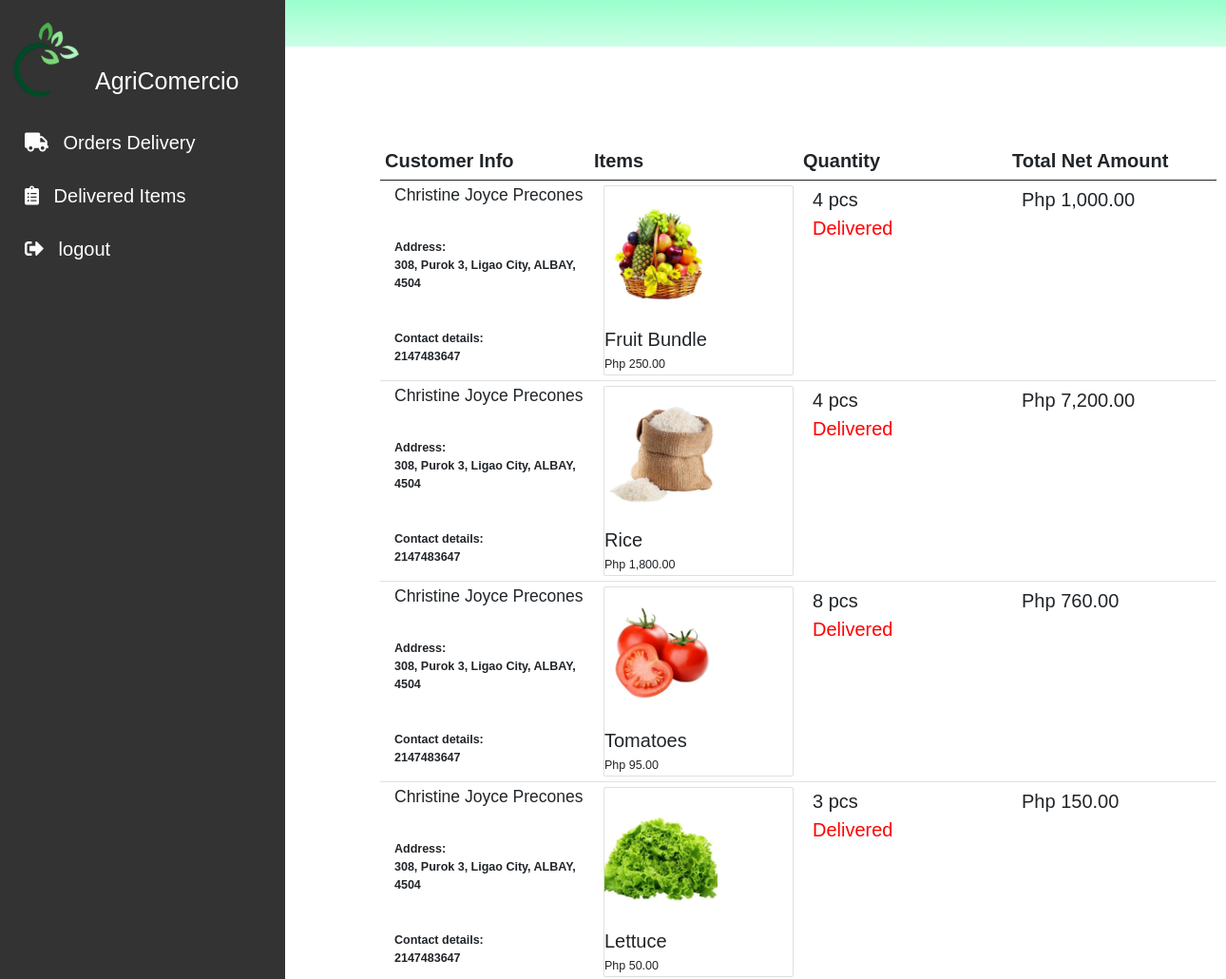
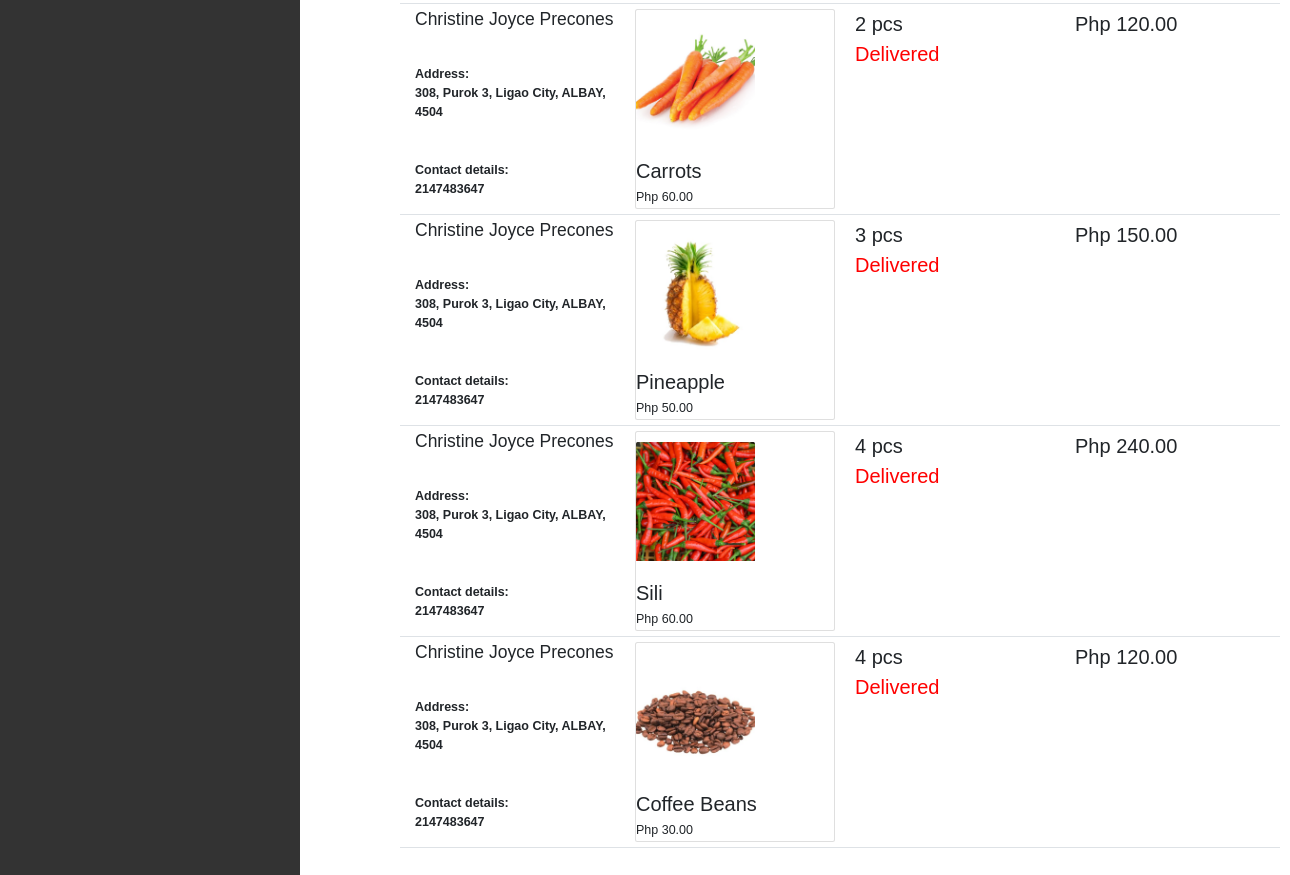
Screenshot of /shipper/order_history.php with the database file from the repository (2 pictures, top to bottom).
### tables this page shows
CREATE TABLE `orders` (
  `order_id` int(11) NOT NULL,
  `order_number` varchar(64) NOT NULL,
  `user_ref_num` varchar(128) NOT NULL COMMENT 'for customer',
  `item_id` int(11) NOT NULL,
  `user_id` varchar(64) NOT NULL COMMENT 'for seller',
  `item_qty` int(255) NOT NULL,
  `net_amt` int(255) NOT NULL,
  `status` varchar(1) NOT NULL DEFAULT 'P',
  `tracking_order_status` varchar(1) NOT NULL DEFAULT 'P',
  `date_ordered` date NOT NULL DEFAULT current_timestamp()
);

CREATE TABLE `user_info` (
  `user_info_id` int(11) NOT NULL,
  `user_fullname` varchar(128) NOT NULL,
  `user_ref_num` varchar(64) NOT NULL,
  `gender` varchar(20) NOT NULL,
  `contact_details` varchar(20) NOT NULL,
  `house_no_street_brgy` varchar(128) NOT NULL,
  `city` varchar(128) NOT NULL,
  `province` varchar(128) NOT NULL,
  `postal_code` int(11) NOT NULL,
  `user_type` varchar(55) NOT NULL
);

CREATE TABLE `items` (
  `item_id` int(11) NOT NULL,
  `item_name` varchar(128) NOT NULL,
  `cat_id` int(11) NOT NULL,
  `item_desc` varchar(255) NOT NULL,
  `item_status` varchar(20) NOT NULL COMMENT 'A for Available, NA for unavailable',
  `item_price` int(11) NOT NULL,
  `user_id` varchar(64) NOT NULL COMMENT 'this is for Sellers user_ref_number',
  `item_img` varchar(128) NOT NULL
);

### shipper/order_history.php (the view, shortened to what this page needs)
<?php
include_once ('../includes/db_conn.php');
?>
<!DOCTYPE html>
<html lang="en">
<head>
    <link rel="stylesheet" href="../css/bootstrap.min.css">
    <link rel="stylesheet" href="../css/style.css">
    <link rel="stylesheet" href="../css/fontawesome.css">
    <link rel="stylesheet" href="https://cdnjs.cloudflare.com/ajax/libs/font-awesome/5.15.2/css/all.min.css">
</head>
<body>
<header id="header">
<div class="right">
</div>
<div class="left">
        <div class="dropdown">
        </div>
</div>
</header>
<body>
<div class="sidenav">
  <div class="sidenav-title">
    <div class="sidenav_image">
      <img src="../img/logo1.png" alt=""width = "90px ">
      <h1>AgriComercio</h1>
    </div>
  </div>
  <a href="index.php"><i class="fas fa-truck"></i> Orders Delivery </a>
  <a href="order_history.php"><i class="fas fa-clipboard-list"></i> Delivered Items </a>
  <a href="../logout.php"><i class="fas fa-sign-out-alt"></i> logout </a>
</div>
<main>
<section id="cart-page">
    <?php
        $sql_cart_list = "SELECT o.order_id
                        , i.item_name
                        , i.item_img
                        , i.item_price
                        , o.item_qty
                        , o.user_id
                        , o.tracking_order_status
                        , (i.item_price * o.item_qty) subtotal_price
                        , uf.user_fullname
                        , uf.house_no_street_brgy
                        , uf.city
                        , uf.province
                        , uf.postal_code
                        , uf.contact_details
                        FROM orders o
                        JOIN items i
                        ON o.item_id = i.item_id
                        JOIN user_info uf
                        ON o.user_ref_num = uf.user_ref_num
                        WHERE o.status = 'C'
                        AND o.tracking_order_status= 'C'; ";
                        $stmt=mysqli_stmt_init($conn);
                if (!mysqli_stmt_prepare($stmt, $sql_cart_list)){
                    header("location: index.php?error=stmtfailed");
                    exit();
                    }
                    mysqli_stmt_execute($stmt);
                    $resultData = mysqli_stmt_get_result($stmt);
    ?>
       <table class='table'>
               <thead>
                    <th> Customer Info</th>
                   <th> Items</th>
                   <th> Quantity </th>
                   <th> Total Net Amount </th>
               </thead>
    <tbody>
        <?php
        while($row = mysqli_fetch_assoc($resultData)){ ?>
        <tr>
        <td>
        <div class="cart_card">
                    <h3><?php echo $row['user_fullname']?></h3>
                    <br>
                    <p class="lead" style="font-weight:bold;">
                     <label for="">Address:</label>
                     <br>
                     <?php echo $row['house_no_street_brgy']?></h2>,
                     <?php echo $row['city']?></h2>,
                     <?php echo $row['province']?></h2>,
                     <?php echo $row['postal_code']?></h2>
                    </p>
                    <br>
                    <p class="lead" style="font-weight:bold; ;">
                     <label for="">Contact details:</label>
                     <br>
                     <?php echo $row['contact_details']?>
                    </p>
                </div>
           </td>
          <td>
            <div class="cart_card card">
                <div class="image"><img src="../img/<?php echo $row['item_img'];?>" class="card-img-top" alt="1x1"></div>
                <div class="card-title">
                    <h2><?php echo $row['item_name']?></h2>
                    <p class="lead">
                       Php <?php  echo number_format($row['item_price'],2); ?>
                    </p>
                </div>
            </div>
           </td>
           <td>
            <div class="cart_card">
                             <?php  echo $row['item_qty']; ?> pcs
                            <p class="lead" style="color:red; font-size:2rem;"><?php echo $row['tracking_order_status'] == 'P' ? 'For Delivery' : 'Delivered' ; ?></p>
            </div>
           </td>
           <td>
            <div class="cart_card">
                Php <?php echo number_format($row['subtotal_price'],2); ?>
            </div>
           </td>
        </tr>
    <?php } ?>
    </tbody>
    </table>
</section>
</main>
</body>
</html>

### css/style.css (style rules this page uses)
* { margin: 0; box-sizing: border-box; transition: all .1s linear; font-family: 'Exo 2', sans-serif ; }
html { font-size: 62.5%; scroll-behavior: smooth; }
body { overflow-x: hidden; }
#header { font-size: 1.5rem; font-weight: lighter; background-image:linear-gradient(#99ffcc,#ccffe6) ; }
main { margin-left: 30rem; padding: 0; }
.sidenav { height: 100%; width: 300px; position: fixed; z-index: 1; top: 0; left: 0; background-color:#333333; overflow-x: hidden; padding-top: 20px; }
.sidenav a { padding: 10px 8px 6px 16px; text-decoration: none; font-size: 2rem; color: #fff; display: block; font-weight: lighter; }
.sidenav i { margin: 1rem; color: white; }
.sidenav img { margin-bottom: 6rem; }
.sidenav h1 { color: white; margin-top: -10rem; margin-bottom: 2rem; margin-left: 10rem; }
#cart-page { margin: 100px; font-size: 2rem; }
.cart_card { height: 20rem; width: 20rem; margin-left:1rem; }
.cart_card .image { height: 60%; width: 60%; margin-top: 1rem; }
.cart_card .card-title { margin-top: 2rem; font-size: 2.5rem; }
.image { margin-top: 1rem; height: 30%; width: 100%; justify-content: center; text-align-last: center; }

### rows the page displays
orders: user_info.user_fullname "Christine Joyce Precones", user_info.house_no_street_brgy "308, Purok 3", user_info.city "Ligao City", user_info.province "ALBAY", user_info.postal_code "4504", user_info.contact_details "2147483647", item.item_img (picture), item.item_name "Fruit Bundle", item.item_price "250.00", item_qty "4", tracking_order_status "Delivered", subtotal_price "1,000.00"
orders: user_info.user_fullname "Christine Joyce Precones", user_info.house_no_street_brgy "308, Purok 3", user_info.city "Ligao City", user_info.province "ALBAY", user_info.postal_code "4504", user_info.contact_details "2147483647", item.item_img (picture), item.item_name "Rice", item.item_price "1,800.00", item_qty "4", tracking_order_status "Delivered", subtotal_price "7,200.00"
orders: user_info.user_fullname "Christine Joyce Precones", user_info.house_no_street_brgy "308, Purok 3", user_info.city "Ligao City", user_info.province "ALBAY", user_info.postal_code "4504", user_info.contact_details "2147483647", item.item_img (picture), item.item_name "Tomatoes", item.item_price "95.00", item_qty "8", tracking_order_status "Delivered", subtotal_price "760.00"
orders: user_info.user_fullname "Christine Joyce Precones", user_info.house_no_street_brgy "308, Purok 3", user_info.city "Ligao City", user_info.province "ALBAY", user_info.postal_code "4504", user_info.contact_details "2147483647", item.item_img (picture), item.item_name "Lettuce", item.item_price "50.00", item_qty "3", tracking_order_status "Delivered", subtotal_price "150.00"
orders: user_info.user_fullname "Christine Joyce Precones", user_info.house_no_street_brgy "308, Purok 3", user_info.city "Ligao City", user_info.province "ALBAY", user_info.postal_code "4504", user_info.contact_details "2147483647", item.item_img (picture), item.item_name "Carrots", item.item_price "60.00", item_qty "2", tracking_order_status "Delivered", subtotal_price "120.00"
orders: user_info.user_fullname "Christine Joyce Precones", user_info.house_no_street_brgy "308, Purok 3", user_info.city "Ligao City", user_info.province "ALBAY", user_info.postal_code "4504", user_info.contact_details "2147483647", item.item_img (picture), item.item_name "Pineapple", item.item_price "50.00", item_qty "3", tracking_order_status "Delivered", subtotal_price "150.00"
orders: user_info.user_fullname "Christine Joyce Precones", user_info.house_no_street_brgy "308, Purok 3", user_info.city "Ligao City", user_info.province "ALBAY", user_info.postal_code "4504", user_info.contact_details "2147483647", item.item_img (picture), item.item_name "Sili", item.item_price "60.00", item_qty "4", tracking_order_status "Delivered", subtotal_price "240.00"
orders: user_info.user_fullname "Christine Joyce Precones", user_info.house_no_street_brgy "308, Purok 3", user_info.city "Ligao City", user_info.province "ALBAY", user_info.postal_code "4504", user_info.contact_details "2147483647", item.item_img (picture), item.item_name "Coffee Beans", item.item_price "30.00", item_qty "4", tracking_order_status "Delivered", subtotal_price "120.00"
